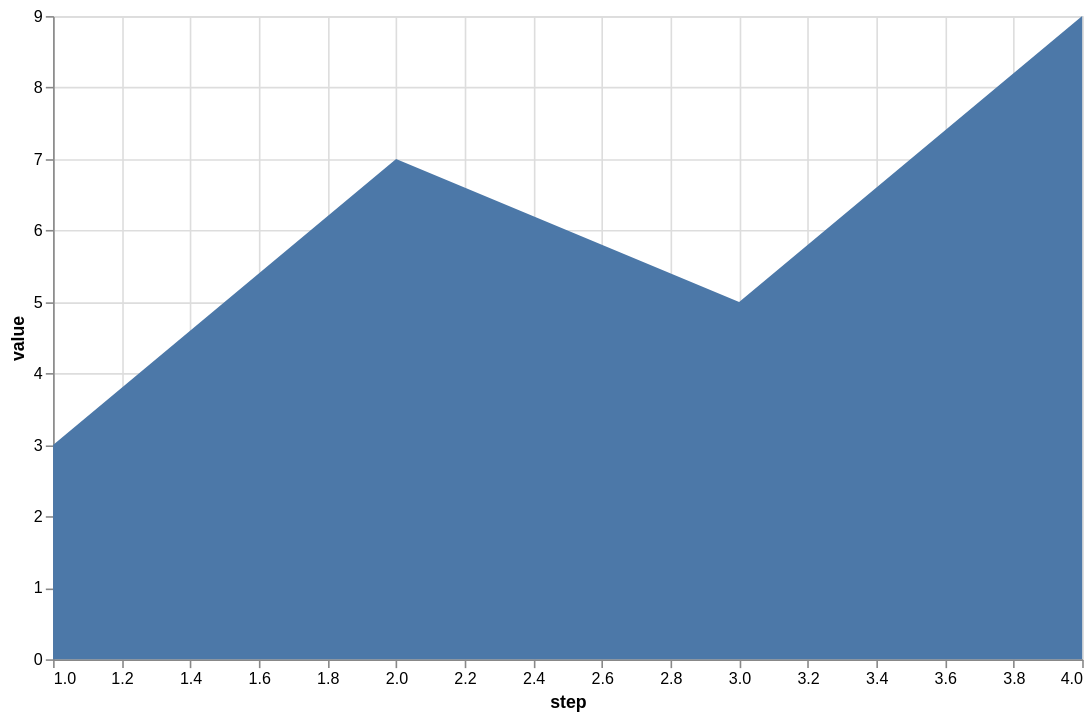

Vega-Lite specification for this chart:
### Vega-Lite specification from a JSON file in a GitHub repository (floating-point values rounded to 4 significant figures)
{"width": 640, "height": 400, "data": {"values": [{"region": "A", "segment": "upper", "step": 1, "value": 3, "group": "g1", "alpha": 0.35}, {"region": "B", "segment": "lower", "step": 2, "value": 7, "group": "g2", "alpha": 0.55}, {"region": "C", "segment": "upper", "step": 3, "value": 5, "group": "g1", "alpha": 0.75}, {"region": "D", "segment": "lower", "step": 4, "value": 9, "group": "g2", "alpha": 0.95}]}, "mark": "area", "encoding": {"x": {"field": "step", "type": "quantitative"}, "y": {"field": "value", "type": "quantitative"}}}
